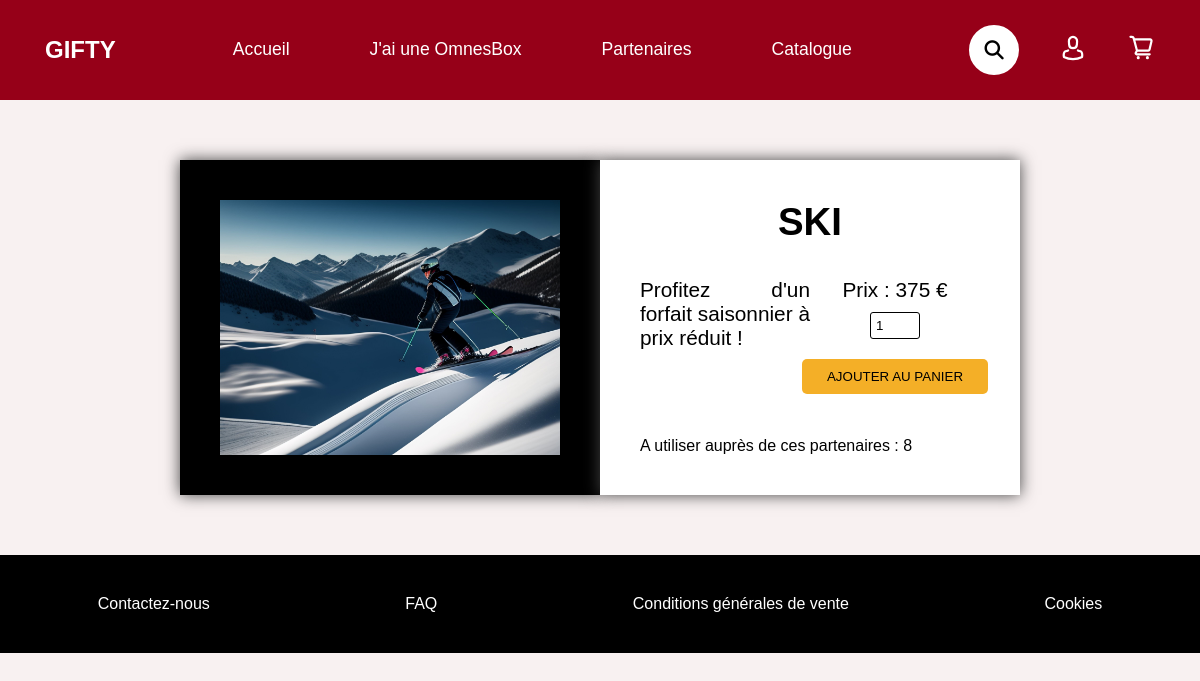
Screenshot of /pages/catalogue_en_savoir_plus.php?id=4 with the database file from the repository.
### tables this page shows
CREATE TABLE Carte
(
    id                int PRIMARY KEY AUTO_INCREMENT,
    date_ajout        date,
    partenaire        varchar(25),
    prix              int,
    nomCarte          varchar(50),
    description_carte varchar(200),
    img               varchar(50),
    mots_clefs        varchar(100)
);

### pages/catalogue_en_savoir_plus.php (the view, shortened to what this page needs)
<!DOCTYPE html>
<html lang="fr">
<head>
    <link rel="stylesheet" href="https://cdnjs.cloudflare.com/ajax/libs/font-awesome/6.4.0/css/all.min.css">
    <link rel="stylesheet" href="../stylesheet/catalogue_en_savoir_plus.css">
    <link rel="stylesheet" href="../stylesheet/main.css">
</head>
<body>
<?php include('menu.php');
include('connexion_base.php');
if(isset($_GET['id'])){
    $id = $_GET['id'];
} else {
    $id = 1;
}
$requete = $bdd->prepare("SELECT id, img, prix, nomCarte, description_carte, partenaire FROM Carte WHERE id=?");
$requete->execute([$id]);
$donnees = $requete->fetch();
?>
<div class="main">
    <div class="image-carte">
        <img src="<?php echo $donnees['img']; ?>" alt="Carte">
    </div>
    <div class="carte-conteneur-droite">
        <h2 class="titre-carte">
            <?php echo $donnees['nomCarte']; ?>
        </h2>
        <div class="conteneur-central-carte-description">
            <div class="conteneur-central">
                <p>
                    <?php echo $donnees['description_carte']; ?>
                </p>
            </div>
            <div class="conteneur-central">
                <p>
                    Prix : <?php echo $donnees['prix']; ?> €
                </p>
                <form method="POST" action="panier.php" class="forme">
                    <input type="number" name="qteCarte" value="1" min="1" class="qte-input">
                    <input type="submit" class="appliquer" value="Ajouter au panier">
                </form>
            </div>
        </div>
        <p>A utiliser auprès de ces partenaires : <?php echo $donnees['partenaire']; ?></p>
    </div>
</div>
<?php
include('footer.php') ?>
</body>
</html>

### stylesheet/catalogue_en_savoir_plus.css (style rules this page uses)
.main { display: flex; justify-content: center; padding: 5% 15% ; }
.titre-carte { text-align: center; text-transform: uppercase; font-size: 2.4em; }
.conteneur-central p { font-size: 1.3em; text-align: justify; }
.image-carte, .carte-conteneur-droite { width: 50%; padding: 40px; box-shadow: 0 0 15px rgb(67, 67, 67); }
.image-carte { background-color: black; }
.carte-conteneur-droite { background-color: white; display: flex; flex-direction: column; justify-content: space-between; }
.conteneur-central-carte-description { display: flex; justify-content: space-between; }
.image-carte img { display: block; width: 100%; height: 100%; }
.conteneur-central { width: 50%; display: flex; flex-direction: column; align-items: center; justify-content: space-between; }
.forme { display: flex; justify-content: space-between; flex-direction: column; align-items: center; }
.appliquer { padding: 10px 25px; margin: 10px 0; background-color: #f4af27; border-radius: 5px; color: black; border: 0; text-transform: uppercase; width: 100%; }
.qte-input { border: 1px solid black; outline: 0; width: 50px; padding: 5px; border-radius: 3px; margin: 10px 0; }

### stylesheet/main.css (style rules this page uses)
* { padding: 0; margin: 0; box-sizing: border-box; text-decoration: none; list-style: none; font-family: "DINAlternate-Bold.ttf", sans-serif; }
body { background-color: #F8F1F1; }

### rows the page displays
carte: img (picture), nomCarte "SKI", description_carte "Profitez d'un forfait saisonnier à prix réduit !", prix "375", partenaire "8"
